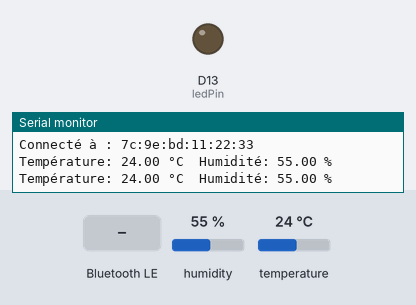
A sketch run on a simulated Arduino Nano 33 IoT. Shown: output pins drawn as LEDs (lit = HIGH), the last lines printed to the serial monitor. The test bench sets the inputs (shaded band); at power-on: humidity 55 %, temperature 24 °C. Nothing arrives over Bluetooth unless stated; a phone connects over Bluetooth LE 3 s after start.

Above: at 5.8 s.
5.9 s: Bluetooth LE write "1" received
At 7.7 s:
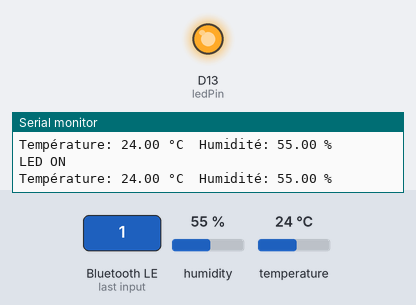
8.5 s: Bluetooth LE write "0" received
At 10.1 s:
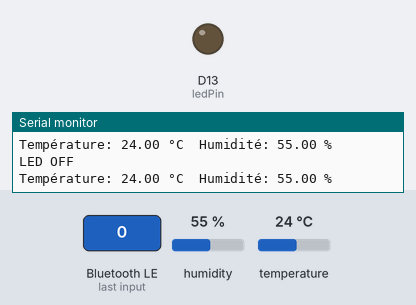
10.5 s: Bluetooth LE write "2" received
At 12.5 s:
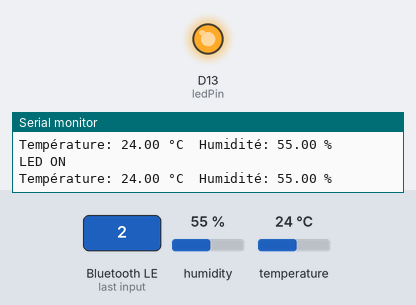
Timing chart, 0 to 14.0 s (numbered marks = the images above; inputs shaded):
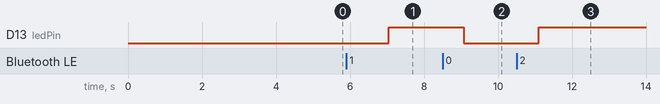

Measured:
- after the input at 5.9 s, D13 (ledPin): LOW → HIGH after 1.1 s
- after the input at 8.5 s, D13 (ledPin): HIGH → LOW after 0.57 s
- after the input at 10.5 s, D13 (ledPin): LOW → HIGH after 0.60 s

The sketch:

donnesBluethoot.ino
```cpp
#include <ArduinoBLE.h>
#include <DHT.h>

const int ledPin = LED_BUILTIN;
const int dhtPin = 2;
DHT dht(dhtPin, DHT11);

BLEService ledService("906b4f26-fe64-4859-bed7-203a97d34783");
BLEByteCharacteristic switchCharacteristic("906b4f26-fe64-4859-bed7-203a97d34783", BLERead | BLEWrite);
BLECharacteristic tempCharacteristic("00002a1f-0000-1000-8000-00805f9b34fb", BLERead | BLEWrite | BLENotify, 20);
BLECharacteristic humCharacteristic("00002a6f-0000-1000-8000-00805f9b34fb", BLERead | BLEWrite | BLENotify, 20);

void setup() {
  pinMode(ledPin, OUTPUT);
  Serial.begin(9600);
  while (!Serial);

  if (!BLE.begin()) {
    Serial.println("Erreur d'initialisation du BLE !");
    while (1);
  }

  dht.begin();

  BLE.setLocalName("MKR1010_Antoine");
  BLE.setAdvertisedService(ledService);
  ledService.addCharacteristic(switchCharacteristic);
  ledService.addCharacteristic(tempCharacteristic);
  ledService.addCharacteristic(humCharacteristic);
  BLE.addService(ledService);

  switchCharacteristic.writeValue(0);
  BLE.advertise();

  Serial.println("Périphérique BLE prêt");
}

void loop() {
  BLEDevice central = BLE.central();

  if (central) {
    Serial.print("Connecté à : ");
    Serial.println(central.address());

    while (central.connected()) {
      if (switchCharacteristic.written()) {
        if (switchCharacteristic.value()) {
          Serial.println("LED ON");
          digitalWrite(ledPin, HIGH);
        } else {
          Serial.println("LED OFF");
          digitalWrite(ledPin, LOW);
        }
      }

      float temperature = dht.readTemperature();
      float humidity = dht.readHumidity();

      if (isnan(temperature) || isnan(humidity)) {
        Serial.println("Échec de la lecture du capteur DHT11");
      } else {
        String tempStr = String(temperature, 2);
        String humStr = String(humidity, 2);

        String tempMessage = "Temp: " + tempStr + " °C";
        String humMessage = "Hum: " + humStr + " %";

        tempCharacteristic.setValue(tempMessage.c_str());
        humCharacteristic.setValue(humMessage.c_str());

        Serial.print("Température: ");
        Serial.print(tempStr);
        Serial.print(" °C\tHumidité: ");
        Serial.print(humStr);
        Serial.println(" %");

        delay(2000);
      }
    }

    Serial.print("Déconnecté de : ");
    Serial.println(central.address());
  }
}
```
